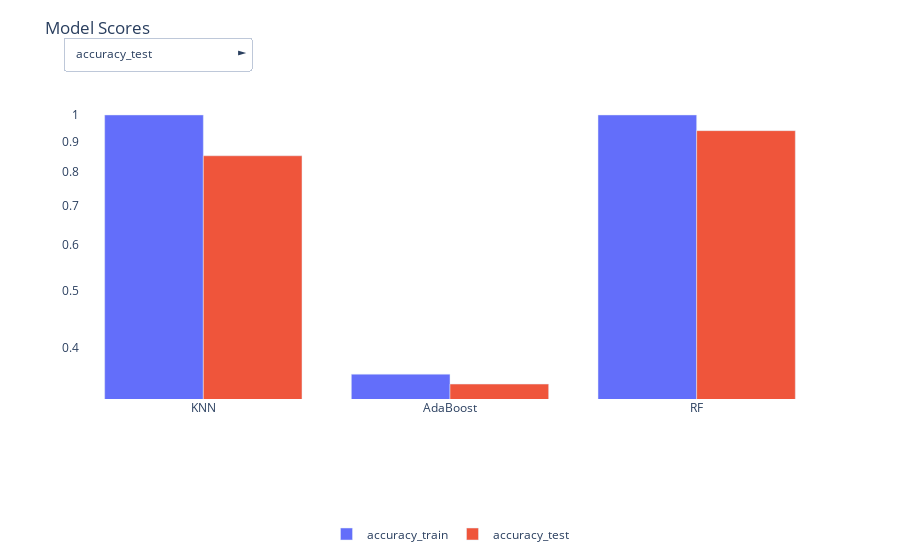

The notebook cell this image was saved under:
### Code cell
############################################################################################
df  = pd.read_csv('Models/Classification_models/Scores//model_scores.csv')
#df = df.drop('Unnamed: 0', axis =1)
df = df.set_index('model')
df1 = df[['f1_weighted_train','roc_auc_ovr_weighted_train','balanced_accuracy_train','precision_train','accuracy_train']]
df2 = df[['f1_weighted_test','roc_auc_ovr_weighted_test','balanced_accuracy_test','precision_test','accuracy_test']]

#########################################################
import plotly.graph_objects as go


def multi_plot(df1,df2, title, addAll = True):
    
    fig = go.Figure()
    

    for column1 in df1.columns.to_list():
        f1= fig.add_trace(
            go.Bar(
                x = df1.index,
                y = df1[column1],
                name = column1,
            )
        )

    for column2 in df2.columns.to_list():
        fig.add_trace(
            go.Bar(
                x = df2.index,
                y = df2[column2],
                name = column2
            )
        )


    button_all = [dict(label = 'Train',
                      method = 'update',
                      args = [{'visible': df1.columns.isin(df1.columns),
                               'title': 'All',
                               'showlegend':True}]),
                  dict(label = 'Select',
                      method = 'update',
                      args = [{'visible': df2.columns.isin(df2.columns),
                               'title': 'All',
                               'showlegend':True}]),
                  
                  ]
                 
                

    def create_layout_button(column1):
        return dict(label = column1,
                    method = 'update',
                    args = [{'visible': df1.columns.isin([column1]),
                             'title': column1,
                             'showlegend': True}])
    
    def create_layout_button2(column2):
        return dict(label = column2,
                    method = 'update',
                    args = [{'visible': df2.columns.isin([column2]),
                             'title': column2,
                             'showlegend': True}]
                   )
    # Update remaining layout properties

    fig.update_layout(
        updatemenus=[
          
            
            go.layout.Updatemenu(
            active = 0,
            visible=True,
            buttons = ([button_all[1]] * addAll) + list(df2.columns.map(lambda column: create_layout_button2(column))),
               
            direction="right",
            pad={"r": 5, "t": 5,"l":5},
            showactive=True,
            x=-0.03,
            xanchor="left",
            y=1.1,
            yanchor="bottom"),
            
            
            
        ],
         yaxis_type="log"       
    )
    # Update remaining layout properties
    fig.update_layout(
        title_text=title,
        title_y=0.96,
        
        height=400,
        #width = 1000,
        showlegend=True,
        legend=dict(yanchor="bottom",
                                  y=-0.5,
                                  xanchor="center",
                                  x=0.5,
                                  orientation='h'),
        paper_bgcolor = "rgba(0,0,0,0)",
        plot_bgcolor = "rgba(0,0,0,0)",
        margin_autoexpand=True,
        autosize=True,
        
    )
    
    fig.show(scale=200, config= dict(displayModeBar = False))
       
    ############################################################
    
    # Writing and exporting interactive figure as html file 
    
    f1.write_html('Models/Classification_models/Scores/Model_Scores.html',config= dict(displayModeBar = False))
        
########################################################################################

multi_plot(df1,df2, title="Model Scores")  

#https://towardsdatascience.com/how-to-create-an-interactive-dropdown-in-jupyter-322277f58a68

### Figure 1 — Plotly figure (JSON) as saved in the notebook; plotly's stock layout.template omitted (floating-point values rounded to 4 significant figures)
{"data": [{"name": "f1_weighted_train", "showlegend": true, "title": {"text": "accuracy_test"}, "type": "bar", "visible": false, "x": ["KNN", "AdaBoost", "RF"], "y": [1, 0.2671, 1]}, {"name": "roc_auc_ovr_weighted_train", "showlegend": true, "title": {"text": "accuracy_test"}, "type": "bar", "visible": false, "x": ["KNN", "AdaBoost", "RF"], "y": [1, 0.8678, 1]}, {"name": "balanced_accuracy_train", "showlegend": true, "title": {"text": "accuracy_test"}, "type": "bar", "visible": false, "x": ["KNN", "AdaBoost", "RF"], "y": [1, 0.3519, 1]}, {"name": "precision_train", "showlegend": true, "title": {"text": "accuracy_test"}, "type": "bar", "visible": false, "x": ["KNN", "AdaBoost", "RF"], "y": [1, 0.2259, 1]}, {"name": "accuracy_train", "showlegend": true, "title": {"text": "accuracy_test"}, "type": "bar", "visible": true, "x": ["KNN", "AdaBoost", "RF"], "y": [1, 0.3607, 1]}, {"name": "f1_weighted_test", "showlegend": true, "title": {"text": "accuracy_test"}, "type": "bar", "visible": false, "x": ["KNN", "AdaBoost", "RF"], "y": [0.8417, 0.2593, 0.9408]}, {"name": "roc_auc_ovr_weighted_test", "showlegend": true, "title": {"text": "accuracy_test"}, "type": "bar", "visible": false, "x": ["KNN", "AdaBoost", "RF"], "y": [0.982, 0.8642, 0.9965]}, {"name": "balanced_accuracy_test", "showlegend": true, "title": {"text": "accuracy_test"}, "type": "bar", "visible": false, "x": ["KNN", "AdaBoost", "RF"], "y": [0.851, 0.3411, 0.938]}, {"name": "precision_test", "showlegend": true, "title": {"text": "accuracy_test"}, "type": "bar", "visible": false, "x": ["KNN", "AdaBoost", "RF"], "y": [0.8651, 0.2296, 0.9431]}, {"name": "accuracy_test", "showlegend": true, "title": {"text": "accuracy_test"}, "type": "bar", "visible": true, "x": ["KNN", "AdaBoost", "RF"], "y": [0.8517, 0.3469, 0.9402]}], "layout": {"autosize": true, "legend": {"orientation": "h", "x": 0.5, "xanchor": "center", "y": -0.5, "yanchor": "bottom"}, "margin": {"autoexpand": true}, "paper_bgcolor": "rgba(0, 0, 0, 0)", "plot_bgcolor": "rgba(0, 0, 0, 0)", "showlegend": true, "title": {"text": "Model Scores", "y": 0.96}, "updatemenus": [{"active": 5, "buttons": [{"args": [{"showlegend": true, "title": "All", "visible": [true, true, true, true, true]}], "label": "Select", "method": "update"}, {"args": [{"showlegend": true, "title": "f1_weighted_test", "visible": [true, false, false, false, false]}], "label": "f1_weighted_test", "method": "update"}, {"args": [{"showlegend": true, "title": "roc_auc_ovr_weighted_test", "visible": [false, true, false, false, false]}], "label": "roc_auc_ovr_weighted_test", "method": "update"}, {"args": [{"showlegend": true, "title": "balanced_accuracy_test", "visible": [false, false, true, false, false]}], "label": "balanced_accuracy_test", "method": "update"}, {"args": [{"showlegend": true, "title": "precision_test", "visible": [false, false, false, true, false]}], "label": "precision_test", "method": "update"}, {"args": [{"showlegend": true, "title": "accuracy_test", "visible": [false, false, false, false, true]}], "label": "accuracy_test", "method": "update"}], "direction": "right", "pad": {"l": 5, "r": 5, "t": 5}, "showactive": true, "visible": true, "x": -0.03, "xanchor": "left", "y": 1.1, "yanchor": "bottom"}], "xaxis": {"autorange": true, "range": [-0.5, 2.5], "type": "category"}, "yaxis": {"autorange": true, "range": [-0.4854, 0.02554], "type": "log"}}}
